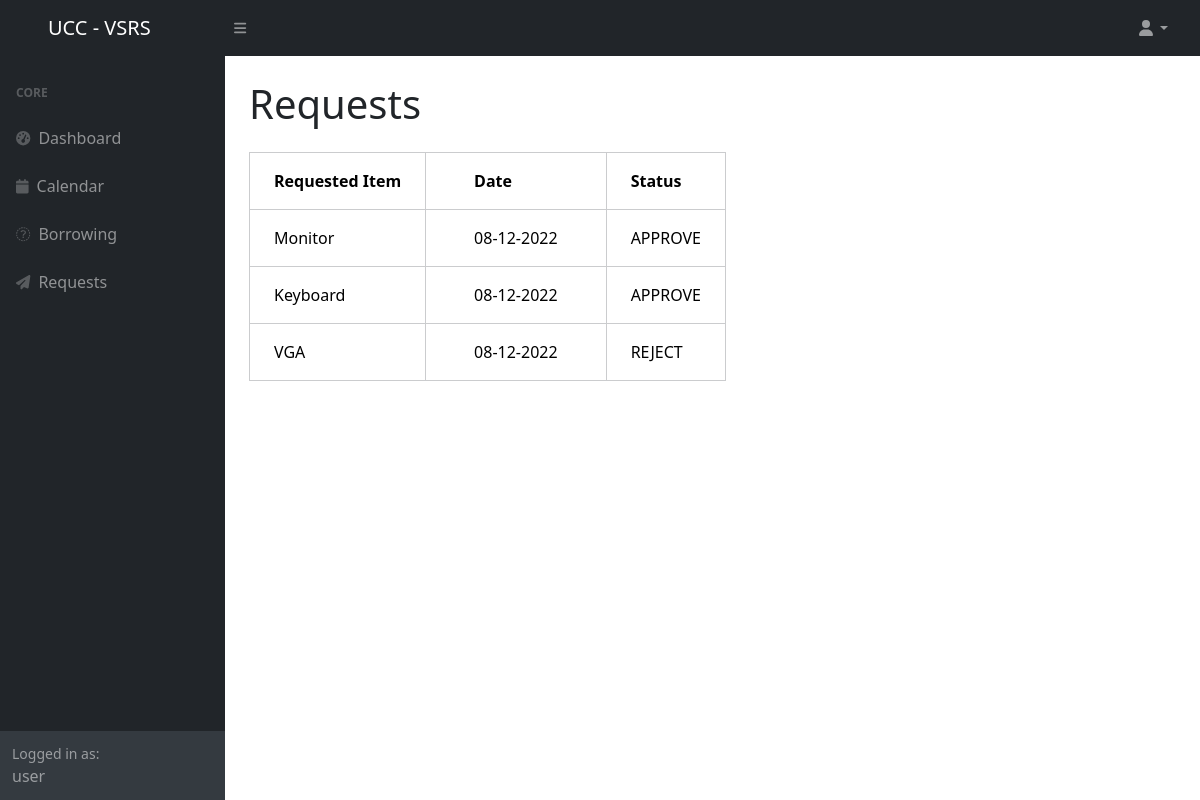
The app's page /links/requests.php (signed in) with its own data.
### tables this page shows
CREATE TABLE `requests` (
  `itemName` varchar(50) NOT NULL,
  `username` varchar(50) NOT NULL,
  `date` varchar(20) NOT NULL,
  `status` varchar(29) NOT NULL
);

### links/database.php (called while the page is built, shortened)
<?php
    class DataConnector{
        public $connection;
        function __construct(){
            $this->servername = "localhost";
            $this->username = "root";
            $this->password = "";
            $this->connection = new mysqli(
                $this->servername,
                $this->username,
                $this->password,
                "software_engineering"
            );
        }
        function select($table, $where_clause){
            return $this->connection->query(
                "SELECT * FROM "
                . $table
                . " WHERE "
                . $where_clause
                .  " ;"
            );
        }
    }
?>

### links/requests.php (the view, shortened to what this page needs)
<?php
    include_once 'database.php';
    $connector = new DataConnector();
    $result = isset($_SESSION['logged'])? $connector->select("requests", "status = 'PENDING'") : $connector->select("requests", "username='" . $_SESSION['username'] . "'");
?>
<!DOCTYPE html>
<html lang="en">
    <head>
        <link href="https://cdn.jsdelivr.net/npm/simple-datatables@latest/dist/style.css" rel="stylesheet" />
        <link href="../css/styles.css" rel="stylesheet" />
    </head>
    <body class="sb-nav-fixed">
        <nav class="sb-topnav navbar navbar-expand navbar-dark bg-dark">
            <a class="navbar-brand ps-5" href="#">UCC - VSRS</a>
            <button class="btn btn-link btn-sm order-1 order-lg-0 me-4 me-lg-0" id="sidebarToggle" href="#!"><i class="fas fa-bars"></i></button>
            <ul class="navbar-nav ms-auto ms-md-0 me-3 me-lg-4">
                <li class="nav-item dropdown">
                    <a class="nav-link dropdown-toggle" id="navbarDropdown" href="#" role="button" data-bs-toggle="dropdown" aria-expanded="false"><i class="fas fa-user fa-fw"></i></a>
                </li>
            </ul>
        </nav>
        <div id="layoutSidenav">
            <div id="layoutSidenav_nav">
                <nav class="sb-sidenav accordion sb-sidenav-dark" id="sidenavAccordion">
                    <div class="sb-sidenav-menu">
                        <div class="nav">
                            <div class="sb-sidenav-menu-heading">Core</div>
                            <?php if (isset($_SESSION['username'])): ?>
                                <a class="nav-link" href="userProfile.php">
                                    <div class="sb-nav-link-icon"><i class="fas fa-tachometer-alt"></i></div>
                                    Dashboard
                                </a>
                            <?php endif; ?>
                            <?php if (isset($_SESSION['username'])): ?>
                                <a class="nav-link" href="calendar.php">
                                    <div class="sb-nav-link-icon"><i class="fas fa-calendar"></i></div>
                                    Calendar
                                </a>
                                <a class="nav-link" href="borrowing.php">
                                    <div class="sb-nav-link-icon"><i class="fas fa-hand-holding-box"></i></div>
                                    Borrowing
                                </a>
                            <?php endif; ?>
                            <a class="nav-link" href="requests.php">
                                <div class="sb-nav-link-icon"><i class="fas fa-paper-plane"></i></div>
                                Requests
                            </a>
                        </div>
                    </div>
                    <div class="sb-sidenav-footer">
                        <div class="small">Logged in as:</div>
                        <?= isset($_SESSION['username'])? $_SESSION['username'] : " " ?>
                    </div>
                </nav>
            </div>
            <div id="layoutSidenav_content">
                <main>
                    <div class="container-fluid px-4">
                        <h1 class="mt-4">Requests</h1>
                        <div class="row mt-4">
                            <div class="col">
                                <table class="table-secondary table-bordered table-hover">
                                    <thead>
                                        <tr>
                                            <th class="px-4 py-3">Requested Item</th>
                                            <th class="px-5 py-3">Date</th>
                                            <th class="px-4 py-3">Status</th>
                                        </tr>
                                    </thead>
                                    <tbody>
                                        <?php
                                            while ($row = $result->fetch_assoc()) {
                                                echo "<tr>";
                                                echo "<td class='px-4 py-3'>";
                                                echo $row['itemName'];
                                                echo "</td>";
                                                echo "<td class='px-5 py-3'>";
                                                echo $row['date'];
                                                echo "</td>";
                                                echo "<td class='px-4 py-3'>";
                                                echo $row['status'];
                                                echo "</td>";
                                                echo "</tr>";
                                            }
                                        ?>
                                    </tbody>
                            </div>
                        </div>
                        <br><br><br><br><br><br>
                    </div>
                </main>
            </div>
        </div>
        </body>
</html>

### records on screen
requests: itemName "Monitor", date "08-12-2022", status "APPROVE"
requests: itemName "Keyboard", date "08-12-2022", status "APPROVE"
requests: itemName "VGA", date "08-12-2022", status "REJECT"

### other values on screen
$_SESSION['username'] "user"
